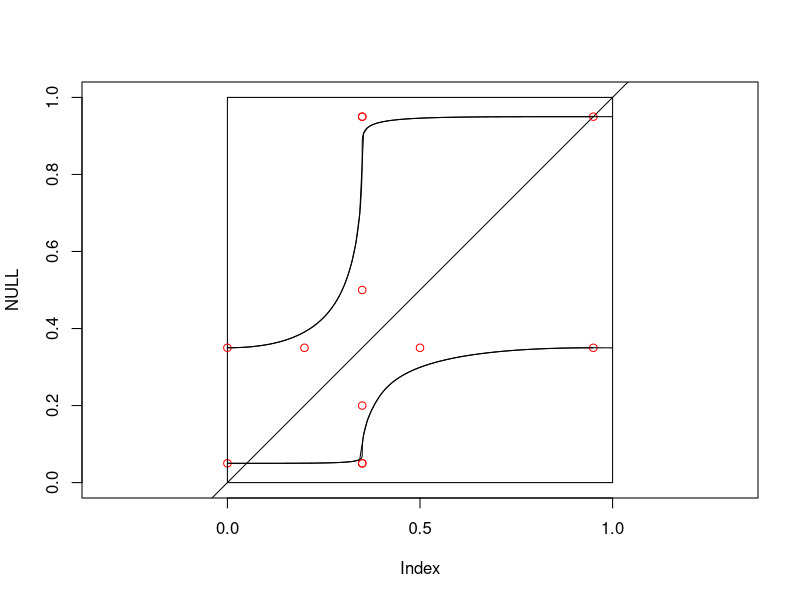
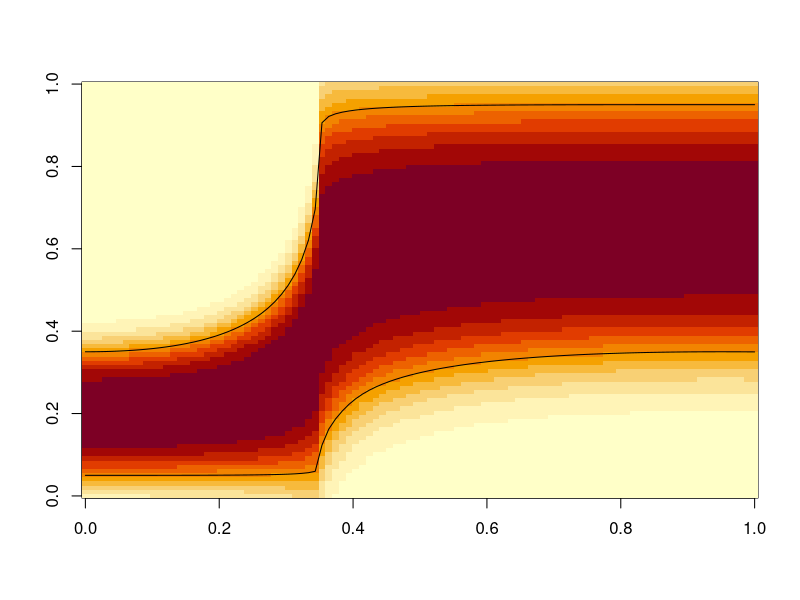

These figures' R source, in order:
library( splines )

tg <- seq( 0, 1, length.out=100 )

# control points

a1 <- .05  # minimum distance between "very close" points
a2 <- .35  # threshold to consider points "close"
a3 <- .5   # threshold to consider points "far"
a4 <- .15  # half width of corridor
a5 <- .95# max dist (plotting size)


cpLo <- data.frame( 
   x = c(  0, a2, a2, a2, a3, a5 ),
   y = c(  a1, a1, a1, a2-a4, a3-a4, a3-a4 ) )

cpHi <- data.frame( 
   x = c(  0, a2-a4, a3-a4, a3-a4, a3-a4, a5 ),
   y = c(  a2, a2, a3, a5, a5, a5 ) )

basis <- bs( tg, knots = c( .33, .66 ), intercept=TRUE )
plot( NULL, xlim=c(0,1), ylim=c(0,1), asp=1 ) 
lines( basis %*% cpLo$x, basis %*% cpLo$y ) 
points( cpLo, col="red" )
boundLo <- splinefun( basis %*% cpLo$x, basis %*% cpLo$y )
lines( tg, boundLo(tg) )

abline( 0, 1 )
rect( 0, 0, 1, 1 )


basis <- bs( tg, knots = c( .33, .66 ), intercept=TRUE )
lines( basis %*% cpHi$x, basis %*% cpHi$y, xlim=c(0,1), ylim=c(0,1), asp=1 ) 
points( cpHi, col="red" )
boundHi <- splinefun( basis %*% cpHi$x, basis %*% cpHi$y )
lines( tg, boundHi(tg) )

kappa <- 10

penality <- function( x, y ) {
   lo <- boundLo( x )
   hi <- boundHi( x )
   kappa <- 10 / ( hi - lo )
   1 / ( 1 + exp( kappa * ( y - lo ) ) ) + 
      1 / ( 1 + exp( -kappa * ( y - hi ) ) ) }

image( -t(
   sapply( tg, function(x)
      sapply( tg, function(y)
         penality( x, y ) ) ) ) )
lines( tg, boundLo(tg) )
lines( tg, boundHi(tg) )
